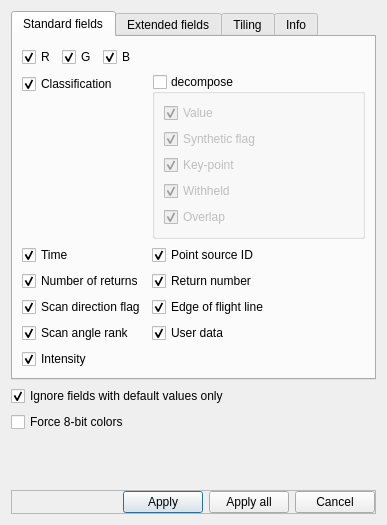
<?xml version="1.0" encoding="UTF-8"?>
<ui version="4.0">
 <class>OpenLASFileDialog</class>
 <widget class="QDialog" name="OpenLASFileDialog">
  <property name="geometry">
   <rect>
    <x>0</x>
    <y>0</y>
    <width>387</width>
    <height>525</height>
   </rect>
  </property>
  <property name="windowTitle">
   <string>Open LAS File</string>
  </property>
  <layout class="QVBoxLayout" name="verticalLayout_4">
   <item>
    <widget class="QTabWidget" name="tabWidget">
     <property name="currentIndex">
      <number>0</number>
     </property>
     <widget class="QWidget" name="stdTab">
      <attribute name="title">
       <string>Standard fields</string>
      </attribute>
      <layout class="QVBoxLayout" name="verticalLayout_5">
       <item>
        <widget class="QFrame" name="rgbFrame">
         <layout class="QHBoxLayout">
          <property name="leftMargin">
           <number>0</number>
          </property>
          <property name="topMargin">
           <number>0</number>
          </property>
          <property name="rightMargin">
           <number>0</number>
          </property>
          <property name="bottomMargin">
           <number>0</number>
          </property>
          <item>
           <widget class="QCheckBox" name="redCheckBox">
            <property name="text">
             <string notr="true">R</string>
            </property>
            <property name="checked">
             <bool>true</bool>
            </property>
           </widget>
          </item>
          <item>
           <widget class="QCheckBox" name="greenCheckBox">
            <property name="text">
             <string notr="true">G</string>
            </property>
            <property name="checked">
             <bool>true</bool>
            </property>
           </widget>
          </item>
          <item>
           <widget class="QCheckBox" name="blueCheckBox">
            <property name="text">
             <string notr="true">B</string>
            </property>
            <property name="checked">
             <bool>true</bool>
            </property>
           </widget>
          </item>
          <item>
           <spacer name="horizontalSpacer">
            <property name="orientation">
             <enum>Qt::Horizontal</enum>
            </property>
            <property name="sizeHint" stdset="0">
             <size>
              <width>40</width>
              <height>20</height>
             </size>
            </property>
           </spacer>
          </item>
         </layout>
        </widget>
       </item>
       <item>
        <layout class="QFormLayout" name="formLayout">
         <item row="0" column="0">
          <widget class="QCheckBox" name="classifCheckBox">
           <property name="text">
            <string>Classification</string>
           </property>
           <property name="checked">
            <bool>true</bool>
           </property>
          </widget>
         </item>
         <item row="0" column="1">
          <widget class="QGroupBox" name="decomposeClassifGroupBox">
           <property name="title">
            <string>decompose</string>
           </property>
           <property name="checkable">
            <bool>true</bool>
           </property>
           <property name="checked">
            <bool>false</bool>
           </property>
           <layout class="QVBoxLayout" name="verticalLayout">
            <item>
             <widget class="QCheckBox" name="classifValueCheckBox">
              <property name="text">
               <string>Value</string>
              </property>
              <property name="checked">
               <bool>true</bool>
              </property>
             </widget>
            </item>
            <item>
             <widget class="QCheckBox" name="classifSyntheticCheckBox">
              <property name="text">
               <string>Synthetic flag</string>
              </property>
              <property name="checked">
               <bool>true</bool>
              </property>
             </widget>
            </item>
            <item>
             <widget class="QCheckBox" name="classifKeypointCheckBox">
              <property name="text">
               <string>Key-point</string>
              </property>
              <property name="checked">
               <bool>true</bool>
              </property>
             </widget>
            </item>
            <item>
             <widget class="QCheckBox" name="classifWithheldCheckBox">
              <property name="text">
               <string>Withheld</string>
              </property>
              <property name="checked">
               <bool>true</bool>
              </property>
             </widget>
            </item>
            <item>
             <widget class="QCheckBox" name="classifOverlapCheckBox">
              <property name="text">
               <string>Overlap</string>
              </property>
              <property name="checked">
               <bool>true</bool>
              </property>
             </widget>
            </item>
           </layout>
          </widget>
         </item>
         <item row="1" column="0">
          <widget class="QCheckBox" name="timeCheckBox">
           <property name="text">
            <string>Time</string>
           </property>
           <property name="checked">
            <bool>true</bool>
           </property>
          </widget>
         </item>
         <item row="1" column="1">
          <widget class="QCheckBox" name="pointSourceIDCheckBox">
           <property name="text">
            <string>Point source ID</string>
           </property>
           <property name="checked">
            <bool>true</bool>
           </property>
          </widget>
         </item>
         <item row="2" column="0">
          <widget class="QCheckBox" name="numberOfReturnsCheckBox">
           <property name="text">
            <string>Number of returns</string>
           </property>
           <property name="checked">
            <bool>true</bool>
           </property>
          </widget>
         </item>
         <item row="2" column="1">
          <widget class="QCheckBox" name="returnNumberCheckBox">
           <property name="text">
            <string>Return number</string>
           </property>
           <property name="checked">
            <bool>true</bool>
           </property>
          </widget>
         </item>
         <item row="3" column="0">
          <widget class="QCheckBox" name="scanDirFlagCheckBox">
           <property name="text">
            <string>Scan direction flag</string>
           </property>
           <property name="checked">
            <bool>true</bool>
           </property>
          </widget>
         </item>
         <item row="3" column="1">
          <widget class="QCheckBox" name="edgeOfFlightCheckBox">
           <property name="text">
            <string>Edge of flight line</string>
           </property>
           <property name="checked">
            <bool>true</bool>
           </property>
          </widget>
         </item>
         <item row="4" column="0">
          <widget class="QCheckBox" name="scanAngleRankCheckBox">
           <property name="text">
            <string>Scan angle rank</string>
           </property>
           <property name="checked">
            <bool>true</bool>
           </property>
          </widget>
         </item>
         <item row="4" column="1">
          <widget class="QCheckBox" name="userDataCheckBox">
           <property name="text">
            <string>User data</string>
           </property>
           <property name="checked">
            <bool>true</bool>
           </property>
          </widget>
         </item>
        </layout>
       </item>
       <item>
        <widget class="QCheckBox" name="intensityCheckBox">
         <property name="text">
          <string>Intensity</string>
         </property>
         <property name="checked">
          <bool>true</bool>
         </property>
        </widget>
       </item>
      </layout>
     </widget>
     <widget class="QWidget" name="extTab">
      <attribute name="title">
       <string>Extended fields</string>
      </attribute>
      <layout class="QVBoxLayout" name="verticalLayout_6">
       <item>
        <widget class="QGroupBox" name="extraFieldGroupBox">
         <property name="title">
          <string>Load additional field(s)</string>
         </property>
         <property name="checkable">
          <bool>true</bool>
         </property>
         <property name="checked">
          <bool>false</bool>
         </property>
         <layout class="QVBoxLayout" name="verticalLayout_2">
          <item>
           <widget class="QListWidget" name="evlrListWidget">
            <property name="selectionMode">
             <enum>QAbstractItemView::MultiSelection</enum>
            </property>
           </widget>
          </item>
         </layout>
        </widget>
       </item>
      </layout>
     </widget>
     <widget class="QWidget" name="tilingTab">
      <attribute name="title">
       <string>Tiling</string>
      </attribute>
      <layout class="QVBoxLayout" name="verticalLayout_7">
       <item>
        <widget class="QGroupBox" name="tileGroupBox">
         <property name="title">
          <string>Tile input file</string>
         </property>
         <property name="checkable">
          <bool>true</bool>
         </property>
         <property name="checked">
          <bool>false</bool>
         </property>
         <layout class="QVBoxLayout" name="verticalLayout_3">
          <item>
           <layout class="QFormLayout" name="formLayout_3">
            <item row="0" column="0">
             <widget class="QLabel" name="label_4">
              <property name="text">
               <string>Dimension</string>
              </property>
             </widget>
            </item>
            <item row="0" column="1">
             <widget class="QComboBox" name="tileDimComboBox">
              <property name="sizePolicy">
               <sizepolicy hsizetype="Maximum" vsizetype="Fixed">
                <horstretch>0</horstretch>
                <verstretch>0</verstretch>
               </sizepolicy>
              </property>
              <item>
               <property name="text">
                <string notr="true">XY</string>
               </property>
              </item>
              <item>
               <property name="text">
                <string notr="true">XZ</string>
               </property>
              </item>
              <item>
               <property name="text">
                <string notr="true">YZ</string>
               </property>
              </item>
             </widget>
            </item>
            <item row="1" column="0">
             <widget class="QLabel" name="label_5">
              <property name="text">
               <string>Tiles</string>
              </property>
             </widget>
            </item>
            <item row="1" column="1">
             <layout class="QHBoxLayout" name="horizontalLayout_2">
              <item>
               <widget class="QSpinBox" name="wTileSpinBox">
                <property name="sizePolicy">
                 <sizepolicy hsizetype="Maximum" vsizetype="Fixed">
                  <horstretch>0</horstretch>
                  <verstretch>0</verstretch>
                 </sizepolicy>
                </property>
                <property name="minimum">
                 <number>1</number>
                </property>
                <property name="maximum">
                 <number>100</number>
                </property>
                <property name="value">
                 <number>4</number>
                </property>
               </widget>
              </item>
              <item>
               <widget class="QLabel" name="label_6">
                <property name="sizePolicy">
                 <sizepolicy hsizetype="Maximum" vsizetype="Preferred">
                  <horstretch>0</horstretch>
                  <verstretch>0</verstretch>
                 </sizepolicy>
                </property>
                <property name="text">
                 <string>x</string>
                </property>
               </widget>
              </item>
              <item>
               <widget class="QSpinBox" name="hTileSpinBox">
                <property name="sizePolicy">
                 <sizepolicy hsizetype="Maximum" vsizetype="Fixed">
                  <horstretch>0</horstretch>
                  <verstretch>0</verstretch>
                 </sizepolicy>
                </property>
                <property name="minimum">
                 <number>1</number>
                </property>
                <property name="maximum">
                 <number>100</number>
                </property>
                <property name="value">
                 <number>4</number>
                </property>
               </widget>
              </item>
              <item>
               <spacer name="horizontalSpacer_2">
                <property name="orientation">
                 <enum>Qt::Horizontal</enum>
                </property>
                <property name="sizeHint" stdset="0">
                 <size>
                  <width>40</width>
                  <height>20</height>
                 </size>
                </property>
               </spacer>
              </item>
             </layout>
            </item>
           </layout>
          </item>
          <item>
           <widget class="QLabel" name="label">
            <property name="text">
             <string>Output path</string>
            </property>
           </widget>
          </item>
          <item>
           <layout class="QHBoxLayout" name="horizontalLayout">
            <item>
             <widget class="QLineEdit" name="outputPathLineEdit"/>
            </item>
            <item>
             <widget class="QToolButton" name="browseToolButton">
              <property name="text">
               <string>...</string>
              </property>
             </widget>
            </item>
           </layout>
          </item>
          <item>
           <widget class="QLabel" name="label_7">
            <property name="styleSheet">
             <string notr="true">color: red;</string>
            </property>
            <property name="text">
             <string>Warning: the cloud won't be loaded in memory.
It will be saved as multiple tiles on the disk.</string>
            </property>
            <property name="alignment">
             <set>Qt::AlignCenter</set>
            </property>
           </widget>
          </item>
         </layout>
        </widget>
       </item>
       <item>
        <spacer name="verticalSpacer">
         <property name="orientation">
          <enum>Qt::Vertical</enum>
         </property>
         <property name="sizeHint" stdset="0">
          <size>
           <width>20</width>
           <height>40</height>
          </size>
         </property>
        </spacer>
       </item>
      </layout>
     </widget>
     <widget class="QWidget" name="infoTab">
      <attribute name="title">
       <string>Info</string>
      </attribute>
      <layout class="QFormLayout" name="formLayout_2">
       <item row="0" column="0">
        <widget class="QLabel" name="label_2">
         <property name="text">
          <string>Points</string>
         </property>
        </widget>
       </item>
       <item row="0" column="1">
        <widget class="QLineEdit" name="pointCountLineEdit">
         <property name="readOnly">
          <bool>true</bool>
         </property>
        </widget>
       </item>
       <item row="1" column="0">
        <widget class="QLabel" name="label_3">
         <property name="text">
          <string>Bounding-box</string>
         </property>
        </widget>
       </item>
       <item row="1" column="1">
        <widget class="QTextEdit" name="bbTextEdit">
         <property name="readOnly">
          <bool>true</bool>
         </property>
        </widget>
       </item>
      </layout>
     </widget>
    </widget>
   </item>
   <item>
    <widget class="QCheckBox" name="ignoreDefaultFieldsCheckBox">
     <property name="text">
      <string>Ignore fields with default values only</string>
     </property>
     <property name="checked">
      <bool>true</bool>
     </property>
    </widget>
   </item>
   <item>
    <widget class="QCheckBox" name="force8bitRgbCheckBox">
     <property name="toolTip">
      <string>Force reading colors as 8-bit values (even if the standard is 16-bit)</string>
     </property>
     <property name="text">
      <string>Force 8-bit colors</string>
     </property>
    </widget>
   </item>
   <item>
    <spacer name="verticalSpacer_2">
     <property name="orientation">
      <enum>Qt::Vertical</enum>
     </property>
     <property name="sizeHint" stdset="0">
      <size>
       <width>20</width>
       <height>40</height>
      </size>
     </property>
    </spacer>
   </item>
   <item>
    <widget class="QFrame" name="buttonFrame">
     <property name="frameShape">
      <enum>QFrame::StyledPanel</enum>
     </property>
     <property name="frameShadow">
      <enum>QFrame::Raised</enum>
     </property>
     <layout class="QHBoxLayout" name="horizontalLayout_5">
      <property name="leftMargin">
       <number>0</number>
      </property>
      <property name="topMargin">
       <number>0</number>
      </property>
      <property name="rightMargin">
       <number>0</number>
      </property>
      <property name="bottomMargin">
       <number>0</number>
      </property>
      <item>
       <spacer name="horizontalSpacer_5">
        <property name="orientation">
         <enum>Qt::Horizontal</enum>
        </property>
        <property name="sizeHint" stdset="0">
         <size>
          <width>434</width>
          <height>20</height>
         </size>
        </property>
       </spacer>
      </item>
      <item>
       <widget class="QPushButton" name="applyButton">
        <property name="text">
         <string>Apply</string>
        </property>
       </widget>
      </item>
      <item>
       <widget class="QPushButton" name="applyAllButton">
        <property name="text">
         <string>Apply all</string>
        </property>
       </widget>
      </item>
      <item>
       <widget class="QPushButton" name="cancelButton">
        <property name="text">
         <string>Cancel</string>
        </property>
       </widget>
      </item>
     </layout>
    </widget>
   </item>
  </layout>
 </widget>
 <resources/>
 <connections>
  <connection>
   <sender>classifCheckBox</sender>
   <signal>toggled(bool)</signal>
   <receiver>decomposeClassifGroupBox</receiver>
   <slot>setEnabled(bool)</slot>
   <hints>
    <hint type="sourcelabel">
     <x>63</x>
     <y>91</y>
    </hint>
    <hint type="destinationlabel">
     <x>167</x>
     <y>141</y>
    </hint>
   </hints>
  </connection>
  <connection>
   <sender>cancelButton</sender>
   <signal>clicked()</signal>
   <receiver>OpenLASFileDialog</receiver>
   <slot>reject()</slot>
   <hints>
    <hint type="sourcelabel">
     <x>252</x>
     <y>491</y>
    </hint>
    <hint type="destinationlabel">
     <x>286</x>
     <y>274</y>
    </hint>
   </hints>
  </connection>
  <connection>
   <sender>applyButton</sender>
   <signal>clicked()</signal>
   <receiver>OpenLASFileDialog</receiver>
   <slot>accept()</slot>
   <hints>
    <hint type="sourcelabel">
     <x>90</x>
     <y>491</y>
    </hint>
    <hint type="destinationlabel">
     <x>120</x>
     <y>228</y>
    </hint>
   </hints>
  </connection>
 </connections>
</ui>
